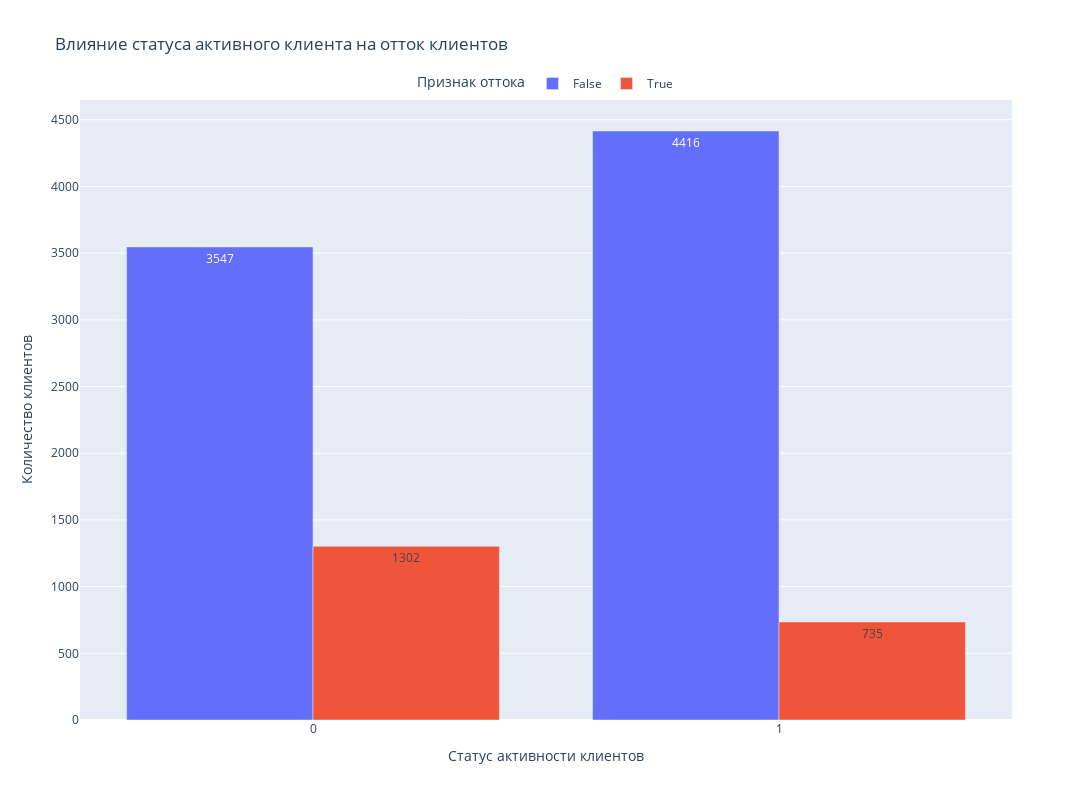

The notebook cell saved with this chart:
### Markdown cell above
### 9.8. Как влияет наличие статуса активного клиента на отток клиентов? Постройте диаграмму, иллюстрирующую это. Что бы вы предложили банку, чтобы уменьшить отток клиентов среди неактивных?

### Code cell
act_df = churn_data.groupby(by='IsActiveMember', as_index=False)['Exited'].value_counts()
act_df['Exited'] = act_df['Exited'].astype(bool)

fig = px.bar(
    data_frame=act_df,
    x='IsActiveMember',
    y='count',
    text = 'count',
    barmode="group",
    color='Exited',
    orientation='v',
    height=800, #высота
    width=1200, #ширина
    title='Влияние статуса активного клиента на отток клиентов',
)

fig.update_layout(
    xaxis_title='Статус активности клиентов',
    yaxis_title='Количество клиентов',
    legend_title='Признак оттока',
    legend_orientation='h',
    legend=dict(x=.5, y=1.05, xanchor="center")
)   

fig.show()

### Figure 1 — Plotly figure (JSON) as saved in the notebook; plotly's stock layout.template omitted (floating-point values rounded to 4 significant figures)
{"data": [{"alignmentgroup": "True", "hovertemplate": "Exited=False<br>IsActiveMember=%{x}<br>count=%{text}<extra></extra>", "legendgroup": "False", "marker": {"color": "#636efa", "pattern": {"shape": ""}}, "name": "False", "offsetgroup": "False", "orientation": "v", "showlegend": true, "text": [3547, 4416], "textposition": "auto", "type": "bar", "x": [0, 1], "xaxis": "x", "y": [3547, 4416], "yaxis": "y"}, {"alignmentgroup": "True", "hovertemplate": "Exited=True<br>IsActiveMember=%{x}<br>count=%{text}<extra></extra>", "legendgroup": "True", "marker": {"color": "#EF553B", "pattern": {"shape": ""}}, "name": "True", "offsetgroup": "True", "orientation": "v", "showlegend": true, "text": [1302, 735], "textposition": "auto", "type": "bar", "x": [0, 1], "xaxis": "x", "y": [1302, 735], "yaxis": "y"}], "layout": {"barmode": "group", "height": 800, "legend": {"orientation": "h", "title": {"text": "Признак оттока"}, "tracegroupgap": 0, "x": 0.5, "xanchor": "center", "y": 1.05}, "title": {"text": "Влияние статуса активного клиента на отток клиентов"}, "width": 1200, "xaxis": {"anchor": "y", "domain": [0, 1], "title": {"text": "Статус активности клиентов"}}, "yaxis": {"anchor": "x", "domain": [0, 1], "title": {"text": "Количество клиентов"}}}}
